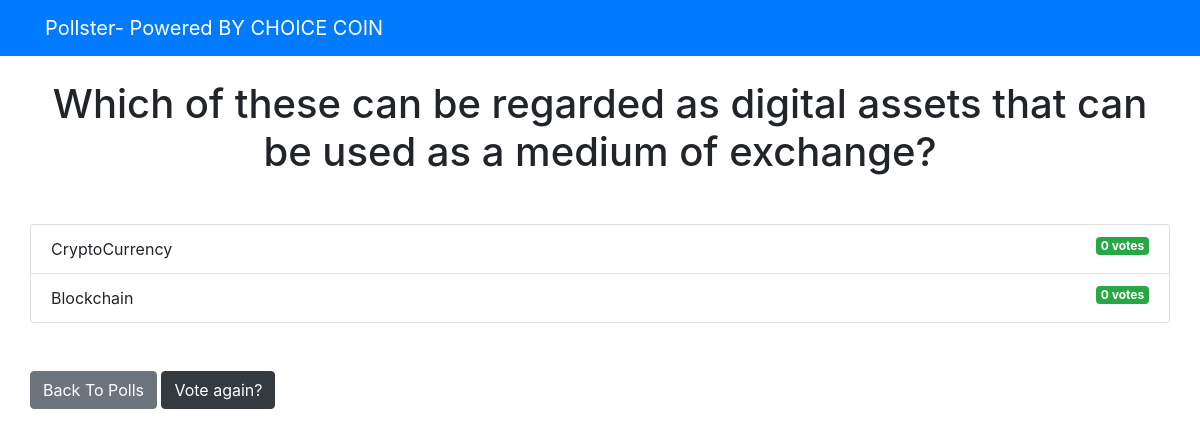
Page /polls/1/results/ on the committed database.
### polls/models.py (models this page shows, shortened)
class Question(models.Model):
    question_text = models.CharField(max_length = 200)
    pub_date = models.DateTimeField('date published')

class Choice(models.Model):
    question = models.ForeignKey(Question, on_delete = models.CASCADE)
    choice_text = models.CharField(max_length = 200)
    votes = models.IntegerField(default = 0)

### polls/views.py (the view)
# urls.py: path('<int:question_id>/results/', views.results, name ='results'),
def results(request, question_id):
    question = get_object_or_404(Question, pk = question_id)
    return render(request, 'polls/results.html', {'question': question})

### templates/polls/results.html
{% extends 'base.html' %}
{% block content %}
<h1 class ="mb-5 text-center">{{ question.question_text }}</h1>
<ul class ="list-group mb-5">
    {% for choice in question.choice_set.all %}
    <li class ="list-group-item">
        {{ choice.choice_text }} <span class ="badge badge-success float-right">{{ choice.votes }}
            vote{{ choice.votes | pluralize }}</span>
    </li>
    {% endfor %}
</ul>
<a class ="btn btn-secondary" href ="{% url 'polls:index' %}">Back To Polls</a>
<a class ="btn btn-dark" href ="{% url 'polls:detail' question.id %}">Vote again?</a>
{% endblock %}

### templates/base.html (shortened to what this page needs)
<html lang ="en">
<head>
    <link rel ="stylesheet" href ="https://stackpath.bootstrapcdn.com / bootstrap / 4.4.1 / css / bootstrap.min.css"
>
<link rel="stylesheet" href="https://stackpath.bootstrapcdn.com/bootstrap/4.3.1/css/bootstrap.min.css">
</head>
<body>
    {% include 'partials/_navbar.html'%}
    <div class ="container">
        <div class ="row">
            <div class =".col-md-6 m-auto">
                {% block content %}{% endblock %}
            </div>
        </div>
    </div>
</body>
</html>

### templates/partials/_navbar.html
<nav class ="navbar navbar-dark bg-primary mb-4">
    <div class ="container">
        <a class ="navbar-brand" href ="/">Pollster- Powered BY CHOICE COIN</a>
    </div>
</nav>

### rows in the picture
Question: question_text "Which of these can be regarded as digital assets that can be used as a medium of exchange?"
Choice: choice_text "CryptoCurrency", votes "0", votes|pluralize "s"
Choice: choice_text "Blockchain", votes "0", votes|pluralize "s"
